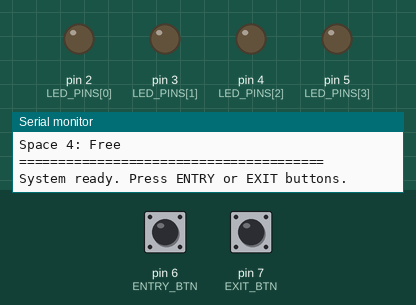
Simulated run of this sketch. Board: Arduino Uno, built with avr-gcc and run on an emulated ATmega328P. On the bench: output pins drawn as LEDs (lit = HIGH), the last lines printed to the serial monitor. Inputs (shaded band) come from the test bench; at power-on: pin 6 (ENTRY_BTN) HIGH, pin 7 (EXIT_BTN) HIGH.

Above: at 1.3 s.
1.4 s: pin 6 (ENTRY_BTN) pulled LOW for 1 s
At 3.5 s:
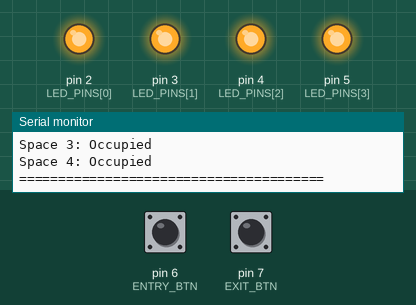
3.9 s: pin 7 (EXIT_BTN) pulled LOW for 0.15 s
At 4.6 s:
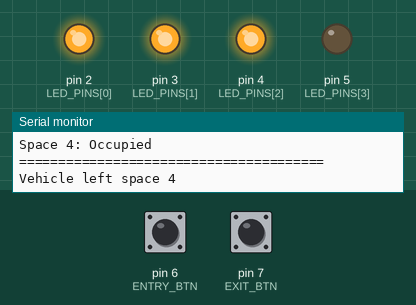
5.5 s: pin 7 (EXIT_BTN) pulled LOW for 1 s
At 5.65 s:
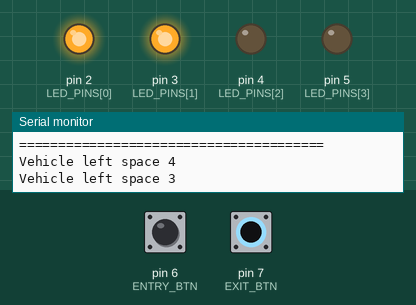
8.0 s: pin 6 (ENTRY_BTN) pulled LOW for 0.15 s
At 9.0 s:
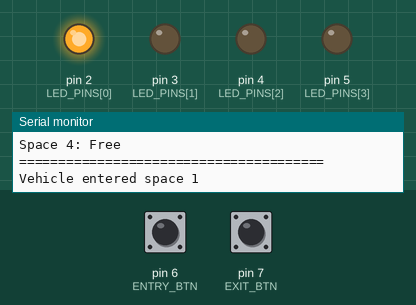
9.6 s: pin 6 (ENTRY_BTN) driven LOW
At 11.3 s:
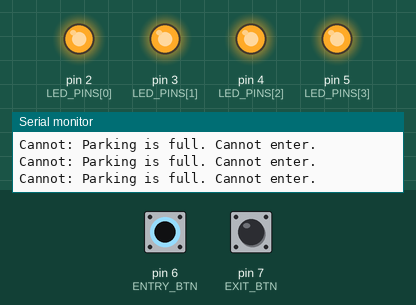
12.6 s: pin 6 (ENTRY_BTN) driven HIGH and pin 7 (EXIT_BTN) driven LOW
At 14.5 s:
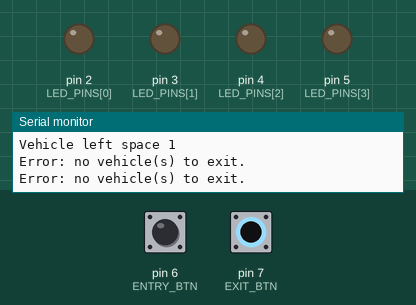
Timing chart, 0 to 16.0 s (numbered marks = the images above; inputs shaded):
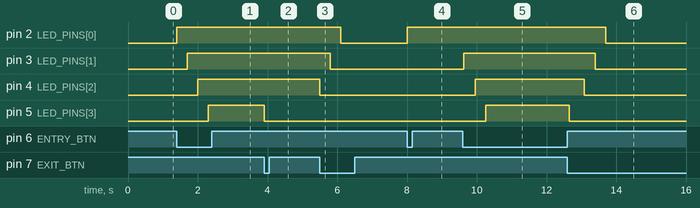

Measured:
- after the input at 1.4 s, pin 2 (LED_PINS[0]): LOW → HIGH at once; pin 3 (LED_PINS[1]): LOW → HIGH after 0.30 s; pin 4 (LED_PINS[2]): LOW → HIGH after 0.60 s; pin 5 (LED_PINS[3]): LOW → HIGH after 0.90 s
- after the input at 3.9 s, pin 5 (LED_PINS[3]): HIGH → LOW at once
- after the input at 5.5 s, pin 2 (LED_PINS[0]): HIGH → LOW after 0.60 s; pin 3 (LED_PINS[1]): HIGH → LOW after 0.30 s; pin 4 (LED_PINS[2]): HIGH → LOW at once
- after the input at 8.0 s, pin 2 (LED_PINS[0]): LOW → HIGH at once
- after the input at 9.6 s, pin 3 (LED_PINS[1]): LOW → HIGH at once; pin 4 (LED_PINS[2]): LOW → HIGH after 0.35 s; pin 5 (LED_PINS[3]): LOW → HIGH after 0.65 s
- after the input at 12.6 s, pin 2 (LED_PINS[0]): HIGH → LOW after 1.1 s; pin 3 (LED_PINS[1]): HIGH → LOW after 0.80 s; pin 4 (LED_PINS[2]): HIGH → LOW after 0.48 s; pin 5 (LED_PINS[3]): HIGH → LOW after 0.05 s

The sketch:

packing_system.ino
```cpp
#include <Arduino.h>
// C++ code
//


const uint8_t MAX_SPACES = 4;
const uint8_t LED_PINS[MAX_SPACES] = {2, 3, 4, 5};
const uint8_t ENTRY_BTN = 6;
const uint8_t EXIT_BTN  = 7;

const unsigned long DEBOUNCE_MS = 50;
const unsigned long STATUS_INTERVAL = 3000;

struct ParkingSpace {
  uint8_t id;
  bool occupied;
  unsigned long lastChange;
};

ParkingSpace *spaces = nullptr;
uint8_t occupiedCount = 0;

bool lastEntryState = HIGH;
bool lastExitState = HIGH;
unsigned long lastEntryDebounce = 0;
unsigned long lastExitDebounce = 0;

unsigned long lastStatusPrint = 0;

void initParkingSystem();
void freeParkingSystem();
void updateLEDs();
bool tryPark();
bool tryLeave();
void printStatus();
void handleButtons();

void setup()
{
  Serial.begin(9600);
  while(!Serial) {;} // used to wait for Serial

  // Pins
  for(uint8_t i=0; i<MAX_SPACES; i++) {
    pinMode(LED_PINS[i], OUTPUT);
    digitalWrite(LED_PINS[i], LOW);
  }

  pinMode(ENTRY_BTN, INPUT_PULLUP);
  pinMode(EXIT_BTN, INPUT_PULLUP);

  initParkingSystem();
  printStatus();
  Serial.println(F("System ready. Press ENTRY or EXIT buttons."));
}


void loop()
{
  handleButtons();

  if(millis() - lastStatusPrint >= STATUS_INTERVAL) {
    printStatus();
    lastStatusPrint = millis();
  }
}

void initParkingSystem()
{
  spaces = new ParkingSpace[MAX_SPACES];
  if(spaces == nullptr) {
    Serial.println(F("Error occured: Memory allocation failed!"));
    while(1); //halt
  }

  for(uint8_t i = 0; i<MAX_SPACES; i++) {
    spaces[i].id = i + 1;
    spaces[i].occupied = false;
    spaces[i].lastChange = 0;
  }

  occupiedCount = 0;
  updateLEDs();
}

void freeParkingSystem()
{
  if(spaces != nullptr){
    delete[] spaces;
    spaces = nullptr;
  }
}

void updateLEDs()
{
  for(uint8_t i = 0; i<MAX_SPACES; i++) {
    ParkingSpace *p = spaces + i;
    digitalWrite(LED_PINS[i], p->occupied ? HIGH : LOW);
  }
}

bool tryPark()
{
  if(occupiedCount >= MAX_SPACES) {
    Serial.println("Cannot: Parking is full. Cannot enter.");
    return false;
  }

  for(uint8_t i = 0; i<MAX_SPACES; i++) {
    ParkingSpace *p = &spaces[i];
    if(!p->occupied) {
      p->occupied = true;
      p->lastChange = millis();
      occupiedCount++;
      updateLEDs();
      Serial.print(F("Vehicle entered space "));
      Serial.println(p->id);
      return true;
    }
  }

  return false;
}

bool tryLeave()
{
  if(occupiedCount == 0){
    Serial.println(F("Error: no vehicle(s) to exit."));
    return false;
  }

  for(int i=MAX_SPACES - 1; i>= 0; i--) {
    ParkingSpace *p = &spaces[i];
    if(p->occupied) {
      p->occupied = false;
      p->lastChange = millis();
      occupiedCount--;
      updateLEDs();
      Serial.print(F("Vehicle left space "));
      Serial.println(p->id);
      return true;
    }
  }

  return false;
}

void handleButtons()
{
  // Simple version for Tinkercad
  if (digitalRead(ENTRY_BTN) == LOW) {
    tryPark();
    delay(300); // prevent multiple triggers
  }

  if (digitalRead(EXIT_BTN) == LOW) {
    tryLeave();
    delay(300);
  }
}

void printStatus()
{
  Serial.println(F("============ Parking Status ============"));
  Serial.print(F("Occupied : "));
  Serial.println(occupiedCount);
  Serial.print(F("Available: "));
  Serial.println(MAX_SPACES - occupiedCount);

  for(uint8_t i = 0;i<MAX_SPACES; i++) {
    ParkingSpace *p = spaces + i;
    Serial.print(F("Space "));
    Serial.print(p->id);
    Serial.print(F(": "));
    Serial.println(p->occupied ? F("Occupied") : F("Free"));
  }

  Serial.println(F("======================================="));
}
```

library_book_inventory_management_system.c
```cpp
#include <stdio.h>
#include <stdlib.h>
#include <string.h>

#define TITLE_LEN    50
#define AUTHOR_LEN   50
#define CATEGORY_LEN 30
#define DATA_FILE    "books.txt"

//  Book structure
typedef struct {
    int id;
    char title[TITLE_LEN];
    char author[AUTHOR_LEN];
    char category[CATEGORY_LEN];
    int copies;
} Book;

//  Global state
Book *books = NULL; // dynamic array of books
int bookCount = 0; // number of books currently stored

// Utility functions

// Clears leftover input in the buffer after scanf
void clearInputBuffer(void) {
    int c;
    while ((c = getchar()) != '\n' && c != EOF) { }
}

// Reads a line of text safely into dest (removes trailing newline)
void readLine(char *dest, int size) {
    if (fgets(dest, size, stdin) != NULL) {
        size_t len = strlen(dest);
        if (len > 0 && dest[len - 1] == '\n')
            dest[len - 1] = '\0';
    }
}

// Returns 1 if the given ID already exists, 0 otherwise
int idExists(int id) {
    int i;
    for (i = 0; i < bookCount; i++) {
        if (books[i].id == id)
            return 1;
    }
    return 0;
}

// Finds the array index of a book by ID, or -1 if not found
int findIndexById(int id) {
    int i;
    for (i = 0; i < bookCount; i++) {
        if (books[i].id == id)
            return i;
    }
    return -1;
}

// File handling

// Loads books from the text data file into memory at program start.
// Each line is stored as: id|title|author|category|copies
void loadBooks(void) {
    FILE *fp = fopen(DATA_FILE, "r");
    if (fp == NULL) {
        return;
    }

    char line[200];
    while (fgets(line, sizeof(line), fp) != NULL) {
        Book temp;
        char *token;

        // Remove trailing newline, if any
        size_t len = strlen(line);
        if (len > 0 && line[len - 1] == '\n')
            line[len - 1] = '\0';

        if (strlen(line) == 0)
            continue; // skip blank lines

        token = strtok(line, "|");
        if (token == NULL) continue;
        temp.id = atoi(token);

        token = strtok(NULL, "|");
        if (token == NULL) continue;
        strncpy(temp.title, token, TITLE_LEN - 1);
        temp.title[TITLE_LEN - 1] = '\0';

        token = strtok(NULL, "|");
        if (token == NULL) continue;
        strncpy(temp.author, token, AUTHOR_LEN - 1);
        temp.author[AUTHOR_LEN - 1] = '\0';

        token = strtok(NULL, "|");
        if (token == NULL) continue;
        strncpy(temp.category, token, CATEGORY_LEN - 1);
        temp.category[CATEGORY_LEN - 1] = '\0';

        token = strtok(NULL, "|");
        if (token == NULL) continue;
        temp.copies = atoi(token);

        Book *newArr = realloc(books, (bookCount + 1) * sizeof(Book));
        if (newArr == NULL) {
            printf("Error: Memory allocation failed while loading file.\n");
            fclose(fp);
            return;
        }
        books = newArr;
        books[bookCount] = temp;
        bookCount++;
    }

    fclose(fp);
}

// Saves all books currently in memory to the text data file.
// Each line is written as: id|title|author|category|copies
void saveBooks(void) {
    FILE *fp = fopen(DATA_FILE, "w");
    if (fp == NULL) {
        printf("Error: Could not open file for saving.\n");
        return;
    }

    int i;
    for (i = 0; i < bookCount; i++) {
        fprintf(fp, "%d|%s|%s|%s|%d\n",
                books[i].id, books[i].title, books[i].author,
                books[i].category, books[i].copies);
    }

    fclose(fp);
}

// Core operations

// Adds a new book to the inventory
void addBook(void) {
    Book newBook;

    printf("Enter Book ID: ");
    if (scanf("%d", &newBook.id) != 1) {
        printf("Invalid input.\n");
        clearInputBuffer();
        return;
    }
    clearInputBuffer();

    if (idExists(newBook.id)) {
        printf("Error: Book ID %d already exists.\n", newBook.id);
        return;
    }

    printf("Enter Title: ");
    readLine(newBook.title, TITLE_LEN);

    printf("Enter Author: ");
    readLine(newBook.author, AUTHOR_LEN);

    printf("Enter Category: ");
    readLine(newBook.category, CATEGORY_LEN);

    printf("Enter Number of Copies: ");
    if (scanf("%d", &newBook.copies) != 1 || newBook.copies < 0) {
        printf("Invalid number of copies.\n");
        clearInputBuffer();
        return;
    }
    clearInputBuffer();

    // Grow the dynamic array by one slot
    Book *newArr = realloc(books, (bookCount + 1) * sizeof(Book));
    if (newArr == NULL) {
        printf("Error: Memory allocation failed.\n");
        return;
    }
    books = newArr;
    books[bookCount] = newBook;
    bookCount++;

    saveBooks();
    printf("Book added successfully.\n");
}

// Displays all books in a table format
void displayAllBooks(void) {
    if (bookCount == 0) {
        printf("No books in inventory.\n");
        return;
    }

    int i;
    printf("\n%-6s %-20s %-20s %-15s %-8s\n",
           "ID", "Title", "Author", "Category", "Copies");
    printf("\n");
    for (i = 0; i < bookCount; i++) {
        printf("%-6d %-20s %-20s %-15s %-8d\n",
               books[i].id, books[i].title, books[i].author,
               books[i].category, books[i].copies);
    }
}

// Updates an existing book's information
void updateBook(void) {
    int id, index;

    printf("Enter Book ID to update: ");
    if (scanf("%d", &id) != 1) {
        printf("Invalid input.\n");
        clearInputBuffer();
        return;
    }
    clearInputBuffer();

    index = findIndexById(id);
    if (index == -1) {
        printf("Error: Book ID %d not found.\n", id);
        return;
    }

    printf("Enter new Title: ");
    readLine(books[index].title, TITLE_LEN);

    printf("Enter new Author: ");
    readLine(books[index].author, AUTHOR_LEN);

    printf("Enter new Category: ");
    readLine(books[index].category, CATEGORY_LEN);

    printf("Enter new Number of Copies: ");
    if (scanf("%d", &books[index].copies) != 1 || books[index].copies < 0) {
        printf("Invalid number of copies.\n");
        clearInputBuffer();
        return;
    }
    clearInputBuffer();

    saveBooks();
    printf("Book updated successfully.\n");
}

// Deletes a book by ID
void deleteBook(void) {
    int id, index, i;

    printf("Enter Book ID to delete: ");
    if (scanf("%d", &id) != 1) {
        printf("Invalid input.\n");
        clearInputBuffer();
        return;
    }
    clearInputBuffer();

    index = findIndexById(id);
    if (index == -1) {
        printf("Error: Book ID %d not found.\n", id);
        return;
    }

    // Shift all later records one position back
    for (i = index; i < bookCount - 1; i++) {
        books[i] = books[i + 1];
    }
    bookCount--;

    if (bookCount == 0) {
        free(books);
        books = NULL;
    } else {
        Book *newArr = realloc(books, bookCount * sizeof(Book));
        if (newArr != NULL) {
            books = newArr;
        }
        // If realloc fails when shrinking, the old block is still usable, so we simply keep using 'books' as is.
    }

    saveBooks();
    printf("Book deleted successfully.\n");
}

// Search functions

// Manual (linear) search by Book ID
void searchById(void) {
    int id, index;

    printf("Enter Book ID to search: ");
    if (scanf("%d", &id) != 1) {
        printf("Invalid input.\n");
        clearInputBuffer();
        return;
    }
    clearInputBuffer();

    index = findIndexById(id);
    if (index == -1) {
        printf("Book with ID %d not found.\n", id);
        return;
    }

    printf("\nBook Found:\n");
    printf("ID: %d\nTitle: %s\nAuthor: %s\nCategory: %s\nCopies: %d\n", books[index].id, books[index].title, books[index].author, books[index].category, books[index].copies);
}

// Manual (linear) search by Title (case-sensitive substring match)
void searchByTitle(void) {
    char keyword[TITLE_LEN];
    int i, found = 0;

    printf("Enter Title to search: ");
    readLine(keyword, TITLE_LEN);

    for (i = 0; i < bookCount; i++) {
        if (strstr(books[i].title, keyword) != NULL) {
            if (!found) {
                printf("\nMatching Books:\n");
                found = 1;
            }
            printf("ID: %d | Title: %s | Author: %s | Category: %s | Copies: %d\n", books[i].id, books[i].title, books[i].author, books[i].category, books[i].copies);
        }
    }

    if (!found) {
        printf("No books found matching \"%s\".\n", keyword);
    }
}

// Sorting functions (using bubble sort)
void sortById(void) {
    int i, j;
    Book tempBook;

    for (i = 0; i < bookCount - 1; i++) {
        for (j = 0; j < bookCount - 1 - i; j++) {
            if (books[j].id > books[j + 1].id) {
                tempBook = books[j];
                books[j] = books[j + 1];
                books[j + 1] = tempBook;
            }
        }
    }
    printf("Books sorted by ID.\n");
}

void sortByTitle(void) {
    int i, j;
    Book tempBook;

    for (i = 0; i < bookCount - 1; i++) {
        for (j = 0; j < bookCount - 1 - i; j++) {
            if (strcmp(books[j].title, books[j + 1].title) > 0) {
                tempBook = books[j];
                books[j] = books[j + 1];
                books[j + 1] = tempBook;
            }
        }
    }
    printf("Books sorted by Title.\n");
}

void sortByCopies(void) {
    int i, j;
    Book tempBook;

    for (i = 0; i < bookCount - 1; i++) {
        for (j = 0; j < bookCount - 1 - i; j++) {
            if (books[j].copies > books[j + 1].copies) {
                tempBook = books[j];
                books[j] = books[j + 1];
                books[j + 1] = tempBook;
            }
        }
    }
    printf("Books sorted by Number of Copies.\n");
}

// Reports

void generateReport(void) {
    if (bookCount == 0) {
        printf("No books in inventory. No report to generate.\n");
        return;
    }

    int i, totalCopies = 0, maxIndex = 0;

    // Total copies and book with the highest number of copies
    for (i = 0; i < bookCount; i++) {
        totalCopies += books[i].copies;
        if (books[i].copies > books[maxIndex].copies) {
            maxIndex = i;
        }
    }

    printf("\n===== Inventory Report =====\n");
    printf("Total number of books: %d\n", bookCount);
    printf("Total copies available: %d\n", totalCopies);
    printf("Book with highest copies: %s (ID: %d, Copies: %d)\n", books[maxIndex].title, books[maxIndex].id, books[maxIndex].copies);

    // Count books per category using simple manual grouping
    char seenCategories[100][CATEGORY_LEN];
    int categoryCounts[100];
    int categoryTotal = 0;
    int j, k, matched;

    for (i = 0; i < bookCount; i++) {
        matched = 0;
        for (j = 0; j < categoryTotal; j++) {
            if (strcmp(seenCategories[j], books[i].category) == 0) {
                categoryCounts[j]++;
                matched = 1;
                break;
            }
        }
        if (!matched && categoryTotal < 100) {
            strcpy(seenCategories[categoryTotal], books[i].category);
            categoryCounts[categoryTotal] = 1;
            categoryTotal++;
        }
    }

    printf("\nBooks per Category:\n");
    for (k = 0; k < categoryTotal; k++) {
        printf("  %s: %d\n", seenCategories[k], categoryCounts[k]);
    }
    printf("=============================\n");
}

// Menu
void showMenu(void) {
    printf("\n==========================================\n");
    printf("   Library Book Inventory Management\n");
    printf("==========================================\n");
    printf(" 1. Add a book\n");
    printf(" 2. Display all books\n");
    printf(" 3. Update a book\n");
    printf(" 4. Delete a book\n");
    printf(" 5. Search by Book ID\n");
    printf(" 6. Search by Title\n");
    printf(" 7. Sort by Book ID\n");
    printf(" 8. Sort by Title\n");
    printf(" 9. Sort by Number of Copies\n");
    printf("10. Generate Inventory Report\n");
    printf("11. Exit\n");
    printf("=======================================\n");
    printf("Select an option [1-11]: ");
}

int main(void) {
    int choice;

    loadBooks();

    while (1) {
        showMenu();

        if (scanf("%d", &choice) != 1) {
            printf("Invalid input. Please enter a number.\n");
            clearInputBuffer();
            continue;
        }
        clearInputBuffer();

        if (choice == 1) {
            addBook();
        } else if (choice == 2) {
            displayAllBooks();
        } else if (choice == 3) {
            updateBook();
        } else if (choice == 4) {
            deleteBook();
        } else if (choice == 5) {
            searchById();
        } else if (choice == 6) {
            searchByTitle();
        } else if (choice == 7) {
            sortById();
            saveBooks();
        } else if (choice == 8) {
            sortByTitle();
            saveBooks();
        } else if (choice == 9) {
            sortByCopies();
            saveBooks();
        } else if (choice == 10) {
            generateReport();
        } else if (choice == 11) {
            printf("Saving data and exiting. Goodbye!\n");
            saveBooks();
            free(books);
            break;
        } else {
            printf("Invalid option. Please choose a number between 1 and 11.\n");
        }
    }

    return 0;
}
```

Source omitted: s_and_history_management.c (15348 bytes)
